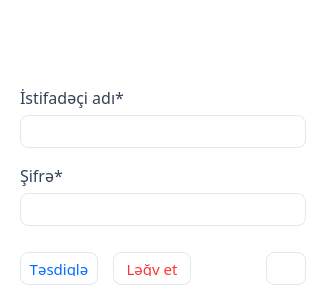
<?xml version="1.0" encoding="UTF-8"?>
<ui version="4.0">
 <class>User</class>
 <widget class="QWidget" name="User">
  <property name="geometry">
   <rect>
    <x>0</x>
    <y>0</y>
    <width>326</width>
    <height>305</height>
   </rect>
  </property>
  <property name="minimumSize">
   <size>
    <width>0</width>
    <height>0</height>
   </size>
  </property>
  <property name="maximumSize">
   <size>
    <width>326</width>
    <height>305</height>
   </size>
  </property>
  <property name="windowTitle">
   <string/>
  </property>
  <property name="windowIcon">
   <iconset resource="resources.qrc">
    <normaloff>:/assets/icons/icon.png</normaloff>:/assets/icons/icon.png</iconset>
  </property>
  <property name="styleSheet">
   <string notr="true">/* Main section */

QWidget {
    background-color: #FFFFFF;
    color: #334155;
}
/* Button Styling */
QPushButton {
	max-height:15px;
    padding: 8px;
    border: 1px solid #E2E8F0;
    border-radius: 8px;
    background-color: #FFFFFF;
    color: #475569;
}

QPushButton:hover {
    background-color: #F0F9FF;
    border-color: #0EA5E9;
    color: #0EA5E9;
}

QPushButton:pressed {
    background-color: #E0F2FE;
    color: #0369A1;
}

/* Input Fields */
QLineEdit{
	max-height:15px;
    padding: 8px 12px;
    border: 1px solid #E2E8F0;
    border-radius: 8px;
    background-color: #FFFFFF;
    color: #334155;
}

QLineEdit:focus{
    border-color: #0EA5E9;
    background-color: #F0F9FF;
}

Line{
	background-color: rgba(40, 180, 244, 15);
}</string>
  </property>
  <layout class="QVBoxLayout" name="verticalLayout_7">
   <item>
    <widget class="QWidget" name="widget_user" native="true">
     <property name="font">
      <font>
       <family>Sans Serif</family>
       <bold>false</bold>
      </font>
     </property>
     <layout class="QVBoxLayout" name="verticalLayout_6">
      <item>
       <widget class="QLabel" name="label_user">
        <property name="font">
         <font>
          <family>Sans Serif</family>
          <pointsize>16</pointsize>
          <bold>false</bold>
         </font>
        </property>
        <property name="styleSheet">
         <string notr="true">background-color:transparent;</string>
        </property>
        <property name="text">
         <string/>
        </property>
       </widget>
      </item>
      <item>
       <widget class="QLabel" name="label_user_id">
        <property name="maximumSize">
         <size>
          <width>16777215</width>
          <height>10</height>
         </size>
        </property>
        <property name="font">
         <font>
          <family>Sans Serif</family>
          <pointsize>3</pointsize>
          <bold>false</bold>
         </font>
        </property>
        <property name="styleSheet">
         <string notr="true">color:transparent;</string>
        </property>
        <property name="text">
         <string/>
        </property>
       </widget>
      </item>
      <item>
       <widget class="Line" name="line">
        <property name="maximumSize">
         <size>
          <width>16777215</width>
          <height>1</height>
         </size>
        </property>
        <property name="font">
         <font>
          <family>Sans Serif</family>
          <bold>false</bold>
         </font>
        </property>
        <property name="styleSheet">
         <string notr="true"/>
        </property>
        <property name="orientation">
         <enum>Qt::Orientation::Horizontal</enum>
        </property>
       </widget>
      </item>
      <item>
       <layout class="QVBoxLayout" name="verticalLayout">
        <property name="topMargin">
         <number>9</number>
        </property>
        <item>
         <widget class="QLabel" name="label_username">
          <property name="font">
           <font>
            <family>Sans Serif</family>
            <pointsize>12</pointsize>
            <bold>false</bold>
           </font>
          </property>
          <property name="styleSheet">
           <string notr="true">background-color:transparent;</string>
          </property>
          <property name="text">
           <string>İstifadəçi adı*</string>
          </property>
         </widget>
        </item>
        <item>
         <widget class="QLineEdit" name="input_username">
          <property name="minimumSize">
           <size>
            <width>200</width>
            <height>0</height>
           </size>
          </property>
          <property name="maximumSize">
           <size>
            <width>16777215</width>
            <height>33</height>
           </size>
          </property>
          <property name="font">
           <font>
            <family>Sans Serif</family>
            <pointsize>10</pointsize>
            <bold>false</bold>
           </font>
          </property>
          <property name="styleSheet">
           <string notr="true"/>
          </property>
          <property name="maxLength">
           <number>12</number>
          </property>
          <property name="placeholderText">
           <string/>
          </property>
          <property name="clearButtonEnabled">
           <bool>true</bool>
          </property>
         </widget>
        </item>
       </layout>
      </item>
      <item>
       <spacer name="verticalSpacer_2">
        <property name="font">
         <font>
          <family>Sans Serif</family>
          <bold>false</bold>
         </font>
        </property>
        <property name="orientation">
         <enum>Qt::Orientation::Vertical</enum>
        </property>
        <property name="sizeType">
         <enum>QSizePolicy::Policy::Fixed</enum>
        </property>
        <property name="sizeHint" stdset="0">
         <size>
          <width>20</width>
          <height>10</height>
         </size>
        </property>
       </spacer>
      </item>
      <item>
       <layout class="QVBoxLayout" name="verticalLayout_3">
        <item>
         <widget class="QLabel" name="label_password">
          <property name="font">
           <font>
            <family>Sans Serif</family>
            <pointsize>12</pointsize>
            <bold>false</bold>
           </font>
          </property>
          <property name="toolTip">
           <string/>
          </property>
          <property name="styleSheet">
           <string notr="true">background-color:transparent;</string>
          </property>
          <property name="text">
           <string>Şifrə*</string>
          </property>
         </widget>
        </item>
        <item>
         <widget class="QLineEdit" name="input_password">
          <property name="minimumSize">
           <size>
            <width>200</width>
            <height>0</height>
           </size>
          </property>
          <property name="maximumSize">
           <size>
            <width>16777215</width>
            <height>33</height>
           </size>
          </property>
          <property name="font">
           <font>
            <family>Sans Serif</family>
            <pointsize>10</pointsize>
            <bold>false</bold>
           </font>
          </property>
          <property name="styleSheet">
           <string notr="true"/>
          </property>
          <property name="maxLength">
           <number>12</number>
          </property>
          <property name="echoMode">
           <enum>QLineEdit::EchoMode::Normal</enum>
          </property>
          <property name="placeholderText">
           <string/>
          </property>
          <property name="clearButtonEnabled">
           <bool>true</bool>
          </property>
         </widget>
        </item>
       </layout>
      </item>
      <item>
       <spacer name="verticalSpacer_4">
        <property name="font">
         <font>
          <family>Sans Serif</family>
          <bold>false</bold>
         </font>
        </property>
        <property name="orientation">
         <enum>Qt::Orientation::Vertical</enum>
        </property>
        <property name="sizeType">
         <enum>QSizePolicy::Policy::Fixed</enum>
        </property>
        <property name="sizeHint" stdset="0">
         <size>
          <width>20</width>
          <height>20</height>
         </size>
        </property>
       </spacer>
      </item>
      <item>
       <layout class="QHBoxLayout" name="horizontalLayout">
        <property name="spacing">
         <number>15</number>
        </property>
        <item>
         <widget class="QPushButton" name="button_add">
          <property name="maximumSize">
           <size>
            <width>125</width>
            <height>33</height>
           </size>
          </property>
          <property name="font">
           <font>
            <family>Sans Serif</family>
            <pointsize>11</pointsize>
            <bold>false</bold>
           </font>
          </property>
          <property name="cursor">
           <cursorShape>PointingHandCursor</cursorShape>
          </property>
          <property name="styleSheet">
           <string notr="true">QPushButton{
	color:#006EFF;
}
</string>
          </property>
          <property name="text">
           <string>Təsdiqlə</string>
          </property>
          <property name="iconSize">
           <size>
            <width>20</width>
            <height>20</height>
           </size>
          </property>
          <property name="checkable">
           <bool>false</bool>
          </property>
          <property name="autoExclusive">
           <bool>false</bool>
          </property>
         </widget>
        </item>
        <item>
         <widget class="QPushButton" name="button_cancel">
          <property name="maximumSize">
           <size>
            <width>125</width>
            <height>33</height>
           </size>
          </property>
          <property name="font">
           <font>
            <family>Sans Serif</family>
            <pointsize>11</pointsize>
            <bold>false</bold>
           </font>
          </property>
          <property name="cursor">
           <cursorShape>PointingHandCursor</cursorShape>
          </property>
          <property name="styleSheet">
           <string notr="true">QPushButton{
	color:rgb(255, 53, 53);
}</string>
          </property>
          <property name="text">
           <string>Ləğv et</string>
          </property>
          <property name="iconSize">
           <size>
            <width>20</width>
            <height>20</height>
           </size>
          </property>
          <property name="checkable">
           <bool>false</bool>
          </property>
          <property name="autoExclusive">
           <bool>false</bool>
          </property>
         </widget>
        </item>
        <item>
         <spacer name="horizontalSpacer">
          <property name="orientation">
           <enum>Qt::Orientation::Horizontal</enum>
          </property>
          <property name="sizeType">
           <enum>QSizePolicy::Policy::Fixed</enum>
          </property>
          <property name="sizeHint" stdset="0">
           <size>
            <width>60</width>
            <height>20</height>
           </size>
          </property>
         </spacer>
        </item>
        <item>
         <widget class="QPushButton" name="button_delete">
          <property name="maximumSize">
           <size>
            <width>40</width>
            <height>33</height>
           </size>
          </property>
          <property name="font">
           <font>
            <family>Sans Serif</family>
            <pointsize>11</pointsize>
            <bold>false</bold>
           </font>
          </property>
          <property name="cursor">
           <cursorShape>PointingHandCursor</cursorShape>
          </property>
          <property name="focusPolicy">
           <enum>Qt::FocusPolicy::NoFocus</enum>
          </property>
          <property name="styleSheet">
           <string notr="true"/>
          </property>
          <property name="text">
           <string/>
          </property>
          <property name="icon">
           <iconset resource="resources.qrc">
            <normaloff>:/assets/icons/delete.png</normaloff>:/assets/icons/delete.png</iconset>
          </property>
          <property name="iconSize">
           <size>
            <width>20</width>
            <height>20</height>
           </size>
          </property>
          <property name="checkable">
           <bool>false</bool>
          </property>
          <property name="autoExclusive">
           <bool>false</bool>
          </property>
         </widget>
        </item>
       </layout>
      </item>
     </layout>
    </widget>
   </item>
  </layout>
 </widget>
 <resources>
  <include location="resources.qrc"/>
 </resources>
 <connections/>
</ui>
